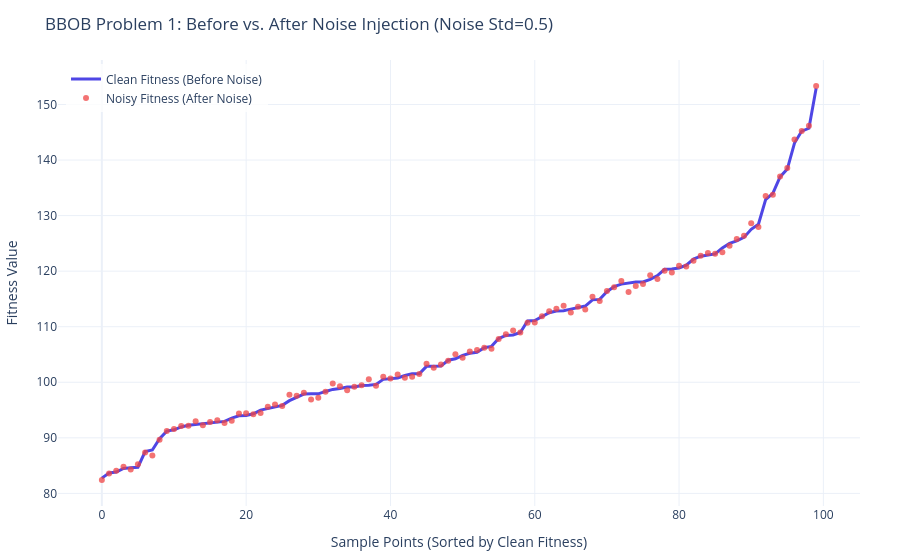

The notebook cell saved with this chart:
### Markdown cell above
## 1. Sanity Check: Additive Gaussian Noise Wrapper
Let's test the `BBOBProblem` class on Problem 1 and plot the distribution of additive noise to confirm it works correctly.

### Code cell
# Config parameters
problem_id = 1
instance_id = 1
dim = 3
noise_std = 0.5  # Standard deviation of additive Gaussian noise

# Instantiate BBOBProblem
noisy_func = BBOBProblem(
    problem_id=problem_id,
    dim=dim,
    instance_id=instance_id,
    noise_std=noise_std
)
true_opt = noisy_func.true_optimum

print(f"Loaded Problem {problem_id} (Instance {instance_id}, DIM={dim})")
print(f"True target optimum (minimum): {true_opt:.4f}")

# Evaluate 100 random points
np.random.seed(42)
points = np.random.uniform(-5.0, 5.0, (100, dim))

# Evaluate the mathematically pure BBOB problem
clean_y = [noisy_func.clean_evaluate(x) for x in points]
noisy_y = [noisy_func.add_noise(y) for y in clean_y]

print(f"Mean clean fitness of sampled points: {np.mean(clean_y):.4f}")
print(f"Mean noisy fitness of sampled points: {np.mean(noisy_y):.4f}")

# Clear IOH evaluation history
noisy_func.reset()

# Plot the before (clean) and after (noisy) fitness landscape using Plotly
import plotly.graph_objects as go

# Sort points by their clean fitness to form a nice curve
sort_idx = np.argsort(clean_y)
sorted_clean = np.array(clean_y)[sort_idx]
sorted_noisy = np.array(noisy_y)[sort_idx]
indices = np.arange(len(points))

fig = go.Figure()

# 1. Clean fitness line (Before noise)
fig.add_trace(go.Scatter(
    x=indices,
    y=sorted_clean,
    mode='lines',
    name='Clean Fitness (Before Noise)',
    line=dict(color='#4F46E5', width=3)
))

# 2. Noisy fitness markers (After noise)
fig.add_trace(go.Scatter(
    x=indices,
    y=sorted_noisy,
    mode='markers',
    name='Noisy Fitness (After Noise)',
    marker=dict(color='#EF4444', size=6, opacity=0.75)
))

fig.update_layout(
    title=f"BBOB Problem {problem_id}: Before vs. After Noise Injection (Noise Std={noise_std})",
    xaxis_title="Sample Points (Sorted by Clean Fitness)",
    yaxis_title="Fitness Value",
    template="plotly_white",
    legend=dict(x=0.01, y=0.99, bgcolor='rgba(255,255,255,0.8)'),
    margin=dict(l=40, r=40, t=60, b=40),
    hovermode='x unified'
)

fig.show()

### Figure 1 — Plotly figure (JSON) as saved in the notebook; plotly's stock layout.template omitted (floating-point values rounded to 4 significant figures)
{"data": [{"line": {"color": "#4F46E5", "width": 3}, "mode": "lines", "name": "Clean Fitness (Before Noise)", "type": "scatter", "x": [0, 1, 2, 3, 4, 5, 6, 7, 8, 9, 10, 11, 12, 13, 14, 15, 16, 17, 18, 19, 20, 21, 22, 23, 24, 25, 26, 27, 28, 29, 30, 31, 32, 33, 34, 35, 36, 37, 38, 39, 40, 41, 42, 43, 44, 45, 46, 47, 48, 49, 50, 51, 52, 53, 54, 55, 56, 57, 58, 59, 60, 61, 62, 63, 64, 65, 66, 67, 68, 69, 70, 71, 72, 73, 74, 75, 76, 77, 78, 79, 80, 81, 82, 83, 84, 85, 86, 87, 88, 89, 90, 91, 92, 93, 94, 95, 96, 97, 98, 99], "y": [82.75, 83.66, 83.83, 84.48, 84.61, 84.71, 87.54, 87.82, 89.84, 91.21, 91.44, 91.96, 92.26, 92.42, 92.61, 92.75, 92.83, 92.96, 93.54, 93.98, 94.03, 94.32, 95.0, 95.31, 95.59, 95.84, 96.69, 97.21, 97.87, 97.91, 97.92, 98.35, 98.71, 98.87, 99.15, 99.17, 99.42, 99.48, 99.62, 100.5, 100.6, 100.8, 101.2, 101.5, 101.5, 102.9, 102.9, 102.9, 104.0, 104.2, 104.8, 105.2, 105.4, 106.2, 106.5, 107.9, 108.4, 108.5, 109.0, 111.0, 111.1, 111.8, 112.5, 112.8, 112.9, 113.2, 113.5, 113.7, 114.8, 114.9, 116.3, 117.2, 117.7, 117.9, 118.0, 118.0, 118.5, 119.2, 120.3, 120.4, 120.6, 121.1, 122.2, 122.7, 123.0, 123.1, 124.2, 125.0, 125.5, 126.1, 127.5, 128.4, 132.9, 134.0, 137.0, 138.4, 143.1, 145.2, 145.7, 152.9]}, {"marker": {"color": "#EF4444", "opacity": 0.75, "size": 6}, "mode": "markers", "name": "Noisy Fitness (After Noise)", "type": "scatter", "x": [0, 1, 2, 3, 4, 5, 6, 7, 8, 9, 10, 11, 12, 13, 14, 15, 16, 17, 18, 19, 20, 21, 22, 23, 24, 25, 26, 27, 28, 29, 30, 31, 32, 33, 34, 35, 36, 37, 38, 39, 40, 41, 42, 43, 44, 45, 46, 47, 48, 49, 50, 51, 52, 53, 54, 55, 56, 57, 58, 59, 60, 61, 62, 63, 64, 65, 66, 67, 68, 69, 70, 71, 72, 73, 74, 75, 76, 77, 78, 79, 80, 81, 82, 83, 84, 85, 86, 87, 88, 89, 90, 91, 92, 93, 94, 95, 96, 97, 98, 99], "y": [82.42, 83.56, 84.06, 84.78, 84.28, 85.23, 87.37, 86.84, 89.65, 91.22, 91.6, 92.14, 92.16, 93.0, 92.28, 92.85, 93.16, 92.66, 93.08, 94.37, 94.4, 94.25, 94.49, 95.6, 96.01, 95.72, 97.74, 97.56, 98.12, 96.9, 97.2, 98.29, 99.77, 99.3, 98.55, 99.17, 99.48, 100.5, 99.4, 101.0, 100.7, 101.4, 100.8, 101.0, 101.5, 103.3, 102.6, 103.2, 103.9, 105.0, 104.4, 105.5, 105.8, 106.2, 106.0, 107.8, 108.7, 109.3, 109.0, 110.7, 110.7, 111.9, 112.8, 113.2, 113.8, 112.6, 113.6, 113.1, 115.4, 114.6, 116.4, 117.1, 118.2, 116.2, 117.3, 117.7, 119.2, 118.6, 120.1, 119.8, 121.0, 120.8, 121.9, 122.8, 123.3, 123.1, 123.4, 124.6, 125.8, 126.4, 128.6, 127.9, 133.5, 133.8, 137.0, 138.6, 143.7, 145.2, 146.2, 153.3]}], "layout": {"hovermode": "x unified", "legend": {"bgcolor": "rgba(255,255,255,0.8)", "x": 0.01, "y": 0.99}, "margin": {"b": 40, "l": 40, "r": 40, "t": 60}, "title": {"text": "BBOB Problem 1: Before vs. After Noise Injection (Noise Std=0.5)"}, "xaxis": {"title": {"text": "Sample Points (Sorted by Clean Fitness)"}}, "yaxis": {"title": {"text": "Fitness Value"}}}}
